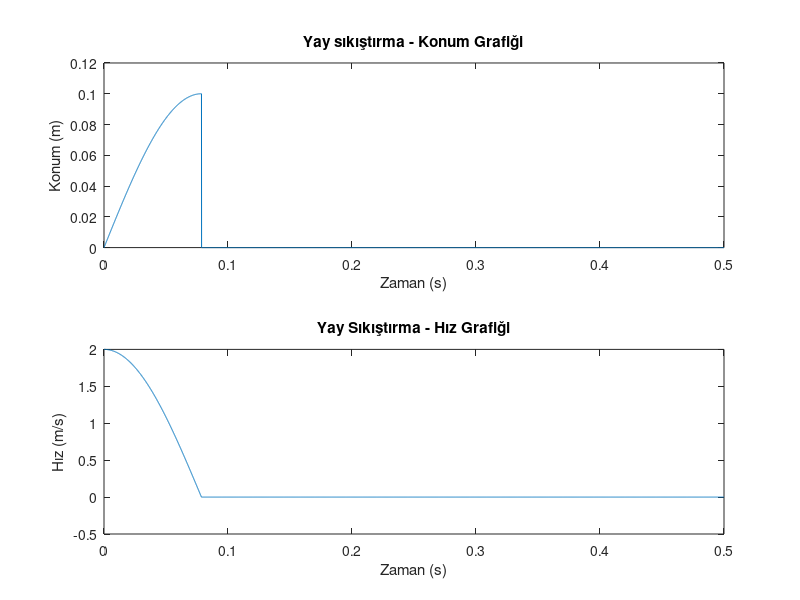

MATLAB code to generate this figure:
%parametreler
m1 = 0.02; % merminin kütlesi - kg
m2 = 0.98; % tahtanı kütlesi - kg
k = 400; % yay sabiti (N/m)
v0 = 100; % m/s
h = 0.0001; % adım büyüklüğü (s)
t_max = 0.5;

%başlangıç koşulları 
x0 = 0; % başlangıç konumu
v = (m1*v0)/(m1+m2); % çarpışma sonrası kütlenin hızı
% zaman vektörü
t = 0:h:t_max;
n = length(t);

%Sonuç vektörleri
x = zeros(1,n);
v_vector = zeros(1,n);

%Başlangıç değerlerini atama
x(1) = x0;
v_vector(1) = v;
%Euler yöntemi
for i = 1:n-1
    a = -(k/(m1+m2)) * x(i);%ivme hesaplama(Hooke yasası)
    v = v+h*a; % hız güncellemesi
    x(i+1) = x(i) + h*v; %konum günc
    v_vector(i+1) = v; % hız kaydı
    if v<0 && abs(v)<0.01 % durma koşulu
        break;
    end
end

%Sonuçların grafikleri
figure;
subplot(2,1,1);
plot(t,x);
title('Yay sıkıştırma - Konum Grafiği');
xlabel('Zaman (s)');
ylabel('Konum (m)');

subplot(2,1,2);
plot(t,v_vector);
title('Yay Sıkıştırma - Hız Grafiği');
xlabel('Zaman (s)');
ylabel('Hız (m/s)');














